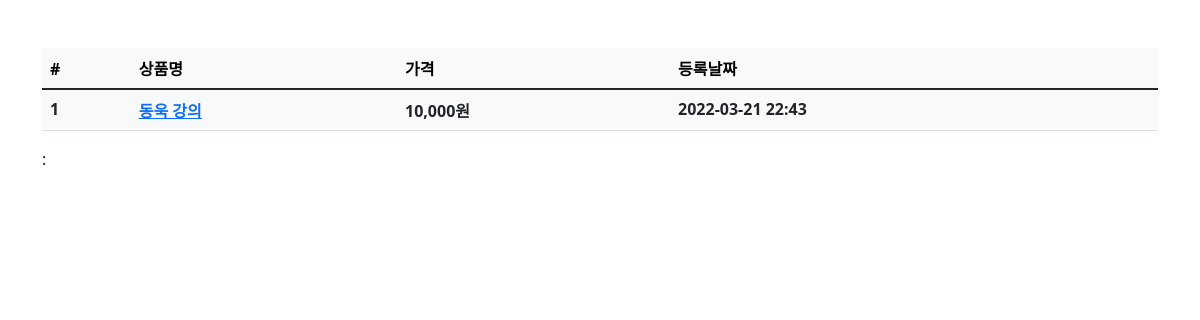
The page /product/ on the database as committed earlier.
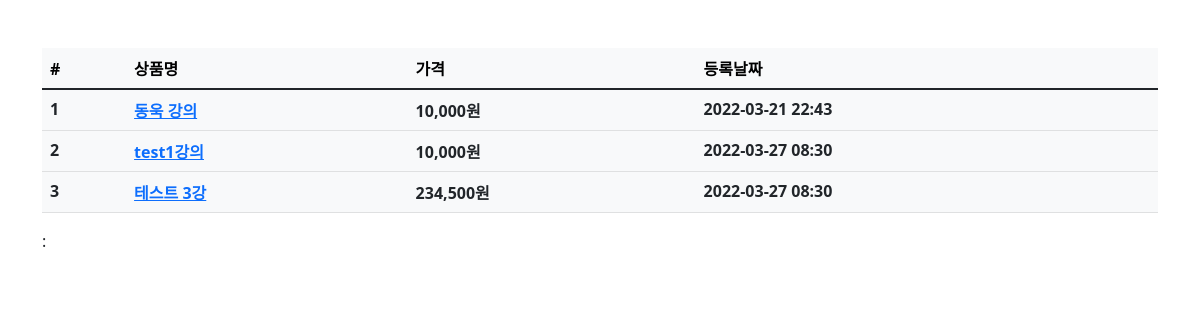
The same page on the database as committed later.
### product/models.py (models this page shows, shortened)
class Product(models.Model):
    name = models.CharField(max_length=256, verbose_name="상품명")
    price = models.IntegerField(verbose_name="상품가격")
    description = models.TextField(verbose_name='상품설명')
    stock = models.IntegerField(verbose_name='제고')
    register_date = models.DateTimeField(auto_now_add=True, verbose_name='등록날짜')
    class Meta:
        db_table = 'fastcampus_product'
        verbose_name = '상품'
        verbose_name_plural = '상품'

### product/views.py (the view)
# urls.py: path('product/', ProductList.as_view()),
class ProductList(ListView):
    model = Product
    template_name = 'product.html'
    context_object_name = 'product_list'

### product/templates/product.html (shortened to what this page needs)
{% extends 'base.html' %}
{% load humanize %}
{% block contents %}
<div class="fow mt-5">
  <table class="table table-light">
    <thead class="thead-light">
      <tr>
        <th scope="col">#</th>
        <th scope="col">상품명</th>
        <th scope="col">가격</th>
        <th scope="col">등록날짜</th>
      </tr>
    </thead>
    <tbody class="text-dark">
      {% for product in product_list %}
      <tr>
        <th scope="row">{{product.id}}</th>
        <th scope="row"><a id="product-{{product.id}}" onmouseenter="product_detail({{product.id}});" onmouseleave="product_leave({{product.id}});" href="/product/{{product.id}}">{{product.name}}</a> </th>
        <th scope="row">{{product.price|intcomma}}원</th>
        <th scope="row">{{product.register_date|date:'Y-m-d H:i'}}</th>
      </tr>
      {% endfor %}
    </tbody>
  </table>
</div>
{{product.name}} : {{product.price}}
{% endblock %}

### fcuser/templates/base.html (shortened to what this page needs)
<html>
    <head>
        <link href="https://cdn.jsdelivr.net/npm/bootstrap@5.1.3/dist/css/bootstrap.min.css" rel="stylesheet">
    </head>
    <body>
        <div class="container">
            {% block contents %}
            {% endblock %}
        </div>
    </body>
</html>

Rows that differ between the two databases and show on the page:
added Product: id "2", name "test1강의", price "10,000", register_date "2022-03-27 08:30"
added Product: id "3", name "테스트 3강", price "234,500", register_date "2022-03-27 08:30"
